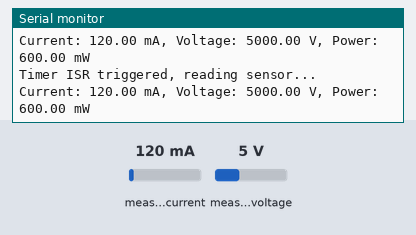
Recording of a sketch running on a simulated STM32 Blue Pill. On the bench: the last lines printed to the serial monitor. Inputs (shaded band) come from the test bench; at power-on: measured current 120 mA, measured voltage 5 V.

Above: at 1.3 s.
1.4 s: measured current set to 40 mA
At 1.81 s:
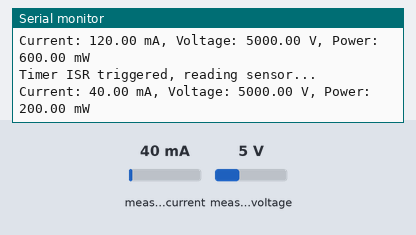
2.9 s: measured voltage set to 0.3 V
At 5.31 s:
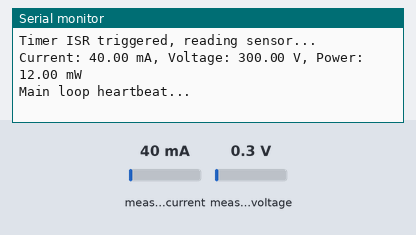
5.9 s: measured current set to 500 mA
At 6.31 s:
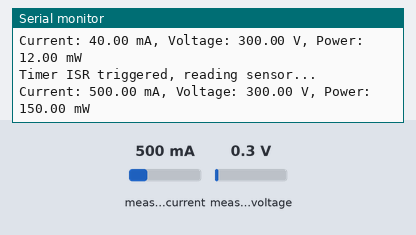
Timing chart, 0 to 8.9 s (numbered marks = the images above; inputs shaded):
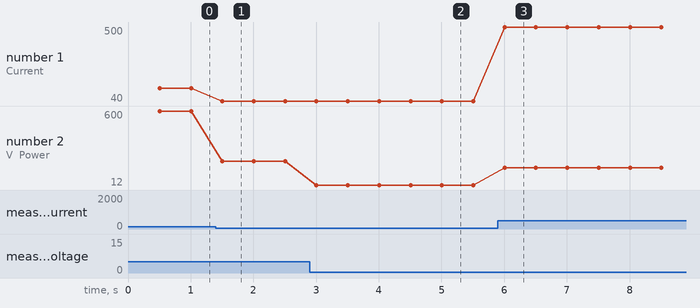

Measured:
- after the input at 1.4 s, the serial monitor: prints a new line after 0.11 s (image 1)
- after the input at 2.9 s, the serial monitor: prints a new line after 0.11 s (image 2)
- after the input at 5.9 s, the serial monitor: prints a new line after 0.11 s (image 3)
- plotted number 1: 120 → 40 after the input at 1.4 s, 40 → 500 after the input at 5.9 s
- plotted number 2: 600 → 200 after the input at 1.4 s, 200 → 12 after the input at 2.9 s, 12 → 150 after the input at 5.9 s

The sketch:

STM32_INA260_Basic.ino
```cpp
#include <Wire.h>
#include <Adafruit_INA260.h>
#include <STM32TimerInterrupt.h>

// Create an INA260 object
Adafruit_INA260 ina260;

// Create a timer instance for TIM2 (adjust if needed)
STM32Timer ITimer2(TIM2);

// Volatile flag set by the timer ISR to indicate a sensor reading is due
volatile bool readSensorFlag = false;

// Timer interrupt service routine (ISR)
// Keep this ISR very short: only set a flag.
void onTimerISR() {
  readSensorFlag = true;
}

// Function to read INA260 sensor values and print them
void readSensorValues() {
  float current_mA = ina260.readCurrent();     // Current in mA
  float voltage_V  = ina260.readBusVoltage();    // Voltage in V
  float power_mW   = ina260.readPower();         // Power in mW

  Serial.print("Current: ");
  Serial.print(current_mA);
  Serial.print(" mA, Voltage: ");
  Serial.print(voltage_V);
  Serial.print(" V, Power: ");
  Serial.print(power_mW);
  Serial.println(" mW");
}

void setup() {
  Serial.begin(115200);
  while (!Serial) {
    delay(10); // Wait for Serial Monitor to connect
  }
  Serial.println("Initializing INA260 sensor...");

  // Initialize the INA260 sensor (default I2C address is 0x40)
  if (!ina260.begin()) {
    Serial.println("Error: INA260 sensor not found!");
    while (1) {
      delay(10);
    }
  }
  Serial.println("INA260 sensor initialized successfully!");

  // Setup timer interrupt: 500,000 microseconds = 500 ms
  if (ITimer2.attachInterruptInterval(500000, onTimerISR)) {
    Serial.println("Timer2 started, sensor readings every 500ms");
  } else {
    Serial.println("Failed to start Timer2");
  }
}

void loop() {
  static unsigned long lastHeartbeat = 0;

  // If the timer ISR set the flag, process the sensor reading
  if (readSensorFlag) {
    readSensorFlag = false;  // Clear the flag
    Serial.println("Timer ISR triggered, reading sensor...");
    readSensorValues();
  }

  // Optional: Print a heartbeat every 5 seconds to show the main loop is active.
  if (millis() - lastHeartbeat > 5000) {
    lastHeartbeat = millis();
    Serial.println("Main loop heartbeat...");
  }

  // Other tasks can be processed here concurrently.
}
```
